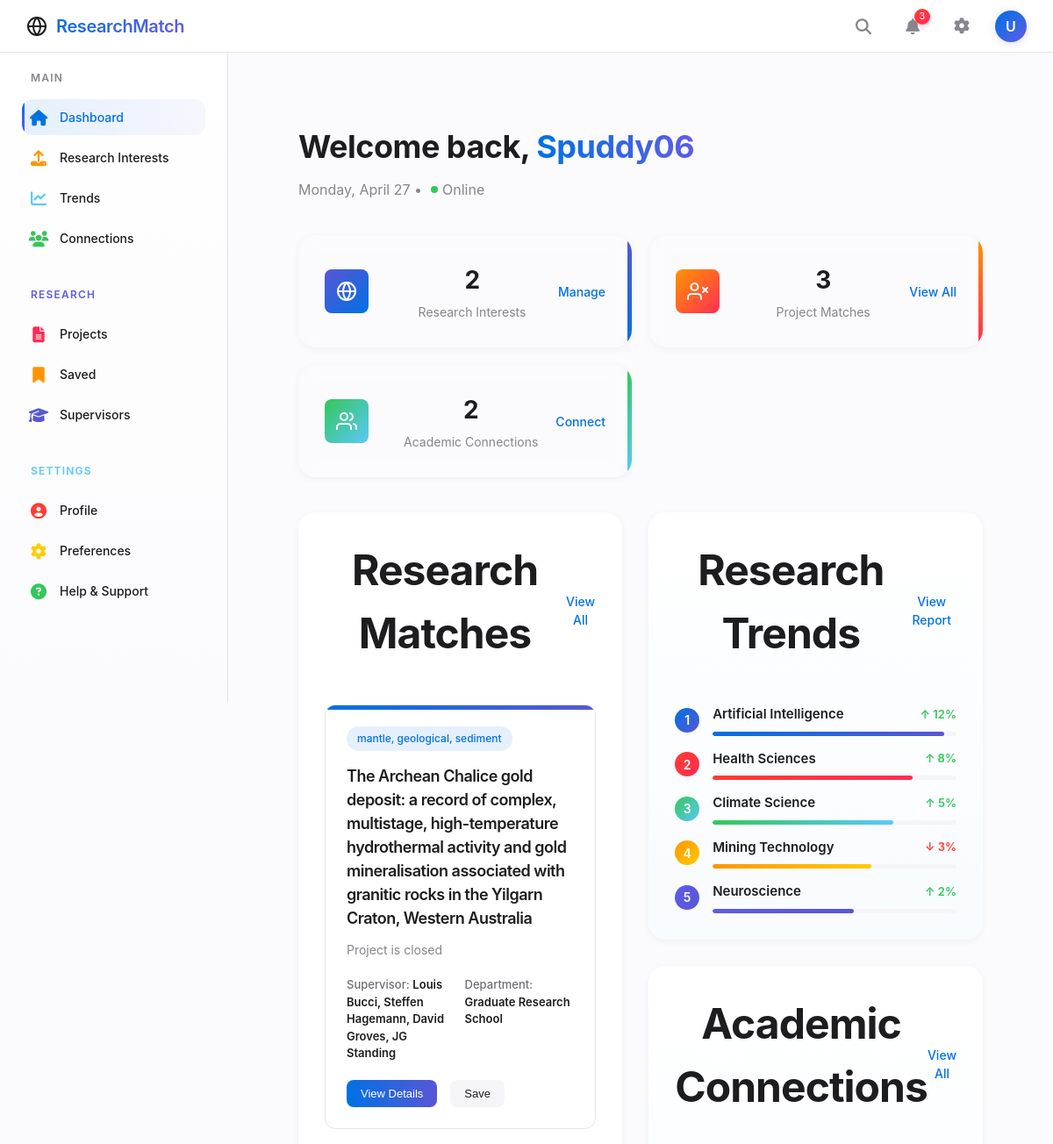
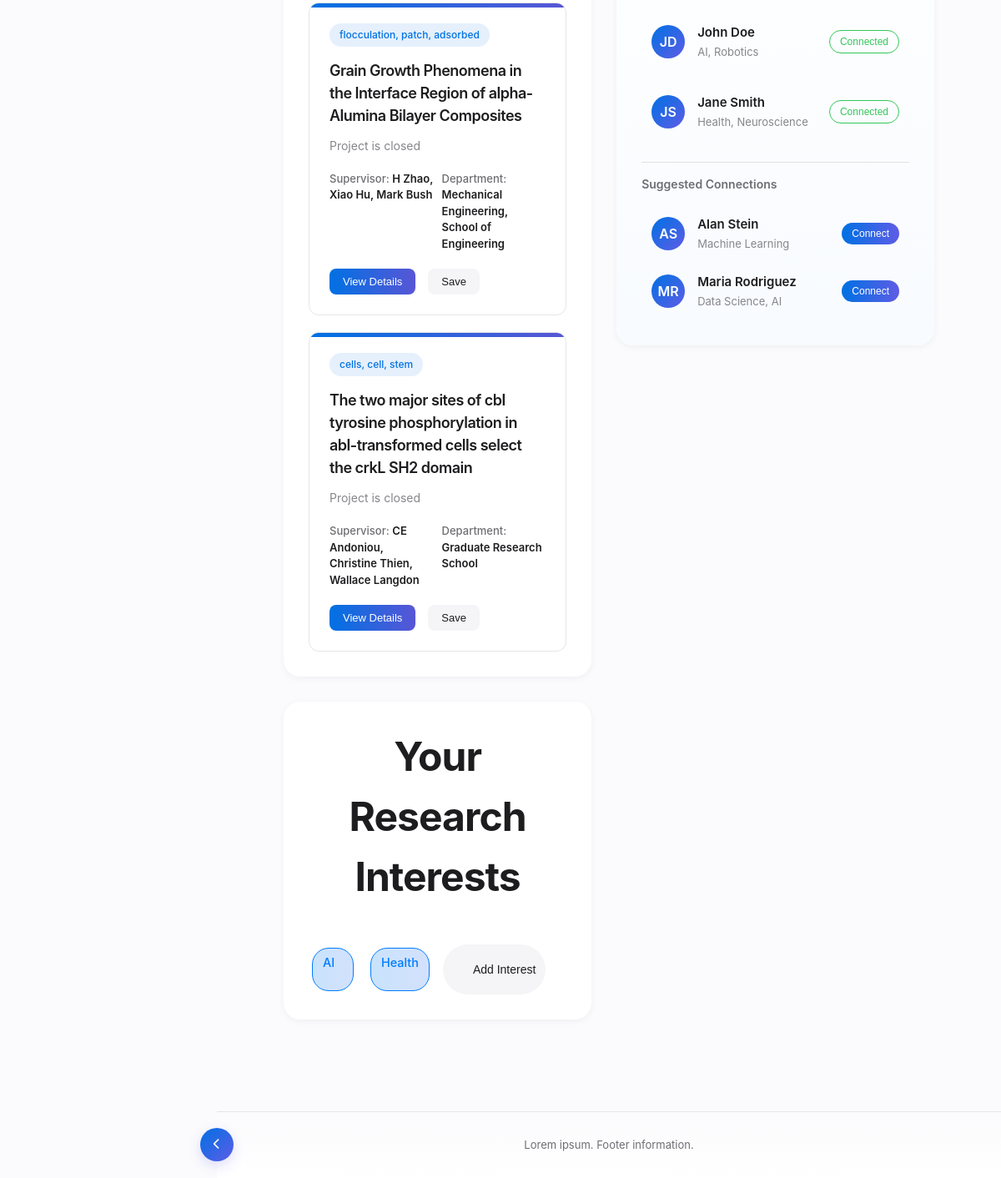
The page /dashboard (signed in) on the database its author committed (2 pictures, top to bottom).
### database/schema.py (models this page shows, shortened)
class User(db.Model):
    id = db.Column(db.Integer, primary_key=True)
    username = db.Column(db.String(100), nullable=False, unique=True)
    password_hash = db.Column(db.String(255), nullable=False)
    email = db.Column(db.String(100), nullable=False)
    research_area_id = db.Column(db.Integer, db.ForeignKey('research_area.id'))
    faculty = db.relationship('ResearchArea', backref='users')
    interests = db.relationship('Interest', secondary=user_interest, backref='users')
    saved_projects = db.relationship('Project', secondary=user_saved_projects, backref='saved_by_users')
    connections = db.relationship(
        'User',
        secondary=user_connections,
        primaryjoin=id == user_connections.c.user_id,
        secondaryjoin=id == user_connections.c.connection_id,
        back_populates='connections_reverse'
    )
    connections_reverse = db.relationship(
        'User',
        secondary=user_connections,
        primaryjoin=id == user_connections.c.connection_id,
        secondaryjoin=id == user_connections.c.user_id,
        back_populates='connections'
    )

class Interest(db.Model):
    id = db.Column(db.Integer, primary_key=True)
    interest_name = db.Column(db.String(100), nullable=False)

class Project(db.Model):
    id = db.Column(db.Integer, primary_key=True)
    title = db.Column(db.String(100), nullable=False)
    link = db.Column(db.String(100), nullable=False)
    is_open = db.Column(db.Boolean, nullable=False)
    summary = db.Column(db.Text, nullable=False)
    close_date = db.Column(db.Date, nullable=True)
    research_areas = db.relationship('ResearchArea', secondary=project_research_area, backref='projects')
    interests = db.relationship('Interest', secondary=project_interest, backref='projects')
    researchers = db.relationship('Researcher', secondary=project_researcher, backref='projects')

class Researcher(db.Model):
    id = db.Column(db.Integer, primary_key=True)
    first_name = db.Column(db.String(100), nullable=False)
    last_name = db.Column(db.String(100), nullable=False)
    email = db.Column(db.String(100), nullable=True)

class ResearchArea(db.Model):
    __tablename__ = "research_area"
    id = db.Column(db.Integer, primary_key=True)
    area = db.Column(db.String(100), nullable=False)

### app.py (the view)
@app.route('/dashboard')
@token_required
def dashboard():
    user = db.session.query(User).filter_by(id=session['user_id']).first()
    if user.interests:
        user_interests = user.interests  # This will give you the list of interests
    else:
        user_interests = None
    all_projects = db.session.query(Project).all() # DEVELOPEMENT----getting example projects for now
    project_matches = [all_projects[0],all_projects[1],all_projects[2]]
    connections = ["person1", "person2"]
    return render_template('dashboard.html',
                            username= session['username'],
                            user_interests= user_interests,
                            project_matches =project_matches,
                            connections = connections)

### templates/dashboard.html (shortened to what this page needs)
{% extends 'base.html' %}
{% block content %}
<div class="dashboard-container">
    <div class="dashboard-header">
        <div class="welcome-message">
            <div class="greeting-container">
                <h1>Welcome back, <span class="user-name">{{ username }}</span></h1>
                <p class="date-info">Monday, April 27 • <span class="status online">Online</span></p>
            </div>
        </div>
    </div>
    {% if not user_interests %}
    <div class="alert alert-info" role="alert" style="text-align: left; line-height: 2;">
        <h4 class="alert-heading">Hi there!</h4>
        <p>You’re logged in, but you don’t have any research interests yet.</p>
        <p><strong>Head over to the <a href="{{ url_for('upload') }}" class="btn btn-primary btn-lg" style="text-decoration: none; padding: 3px 20px; font-size: 16px;">Upload</a> page to add your interests and get started!</strong></p>
         <p>After adding your interests, come back to the dashboard to see your display, trends, statistics, or even connect with researchers!</p>
    </div>
    {% else %}
    <div class="stats-overview">
        <div class="stat-card research-card">
            <div class="stat-icon research-icon">
            </div>
            <div class="stat-content">
                <h3>{{ user_interests|length }}</h3>
                <p>Research Interests</p>
            </div>
            <div class="stat-action">
                <a href="/upload">Manage</a>
            </div>
        </div>
        <div class="stat-card matches-card">
            <div class="stat-icon matches-icon">
            </div>
            <div class="stat-content">
                <h3>{{ project_matches|length }}</h3>
                <p>Project Matches</p>
            </div>
            <div class="stat-action">
                <a href="#matches">View All</a>
            </div>
        </div>
        <div class="stat-card connections-card">
            <div class="stat-icon connections-icon">
            </div>
            <div class="stat-content">
                <h3>{{ connections|length }}</h3>
                <p>Academic Connections</p>
            </div>
            <div class="stat-action">
                <a href="/social">Connect</a>
            </div>
        </div>
    </div>
    <div class="dashboard-content">
        <div class="content-column main-column">
            <section class="dashboard-section" id="matches">
                <div class="section-header">
                    <h2>Research Matches</h2>
                    <a href="#" class="view-all">View All</a>
                </div>
                {% for project in project_matches %}
                <div class="matches-grid">
                    <div class="match-card ai-match">
                        <div class="match-header">
                            <div class="match-category">{% for interest in project.interests%}{{interest.interest_name}}{% if not loop.last %}, {% endif %}{% endfor %}</div>
                        </div>
                        <h3 class="match-title">{{project.title}}</h3>
                        <p class="match-description">{% if project.is_open %}{{project.summary}}{% else %} Project is closed {% endif %}</p>
                        <div class="match-meta">
                            <div class="supervisor">
                                <span class="meta-label">Supervisor:</span>
                                <span class="meta-value">{% for supervisor in project.researchers %}{{supervisor.first_name}} {{supervisor.last_name}}{% if not loop.last %}, {% endif %}{% endfor %}</span>
                            </div>
                            <div class="department">
                                <span class="meta-label">Department:</span>
                                <span class="meta-value">{% for research in project.research_areas%}{{research.area}}{% if not loop.last %}, {% endif %}{% endfor %}</span>
                            </div>
                        </div>
                        <div class="match-footer">
                            <button class="match-action primary">View Details</button>
                            <button class="match-action secondary">Save</button>
                        </div>
                    </div>
                    {% endfor %}
                </div>
            </section>
            <section class="dashboard-section">
                <div class="section-header">
                    <h2>Your Research Interests</h2>
                </div>
                <div class="interests-container">
                    {% for interest in user_interests%}
                    <div class="interest-tag ai-tag">
                        <span>{{interest.interest_name}}</span>
                        <button class="remove-interest" aria-label="Remove interest">
                            <svg width="16" height="16" viewBox="0 0 24 24" fill="none" stroke="currentColor" stroke-width="2" stroke-linecap="round" stroke-linejoin="round"></svg>
                        </button>
                    </div>
                    {% endfor %}
                    <button class="add-interest" onclick="window.location.href='{{ url_for('upload') }}'">
                        <svg width="16" height="16" ...>...</svg>
                        <span>Add Interest</span>
                    </button>
                </div>
            </section>
        </div>
        <div class="content-column side-column">
            <section class="dashboard-section trends-section">
                <div class="section-header">
                    <h2>Research Trends</h2>
                    <a href="/trends" class="view-all">View Report</a>
                </div>
                <div class="trends-container">
                    <div class="trend-item">
                        <div class="trend-rank ai-rank">1</div>
                        <div class="trend-info">
                            <div class="trend-details">
                                <h4>Artificial Intelligence</h4>
                                <span class="trend-change positive">↑ 12%</span>
                            </div>
                            <div class="trend-bar">
                                <div class="trend-progress ai-progress" style="width: 95%"></div>
                            </div>
                        </div>
                    </div>
                    <div class="trend-item">
                        <div class="trend-rank health-rank">2</div>
                        <div class="trend-info">
                            <div class="trend-details">
                                <h4>Health Sciences</h4>
                                <span class="trend-change positive">↑ 8%</span>
                            </div>
                            <div class="trend-bar">
                                <div class="trend-progress health-progress" style="width: 82%"></div>
                            </div>
                        </div>
                    </div>
                    <div class="trend-item">
                        <div class="trend-rank climate-rank">3</div>
                        <div class="trend-info">
                            <div class="trend-details">
                                <h4>Climate Science</h4>
                                <span class="trend-change positive">↑ 5%</span>
                            </div>
                            <div class="trend-bar">
                                <div class="trend-progress climate-progress" style="width: 74%"></div>
                            </div>
                        </div>
                    </div>
                    <div class="trend-item">
                        <div class="trend-rank mining-rank">4</div>
                        <div class="trend-info">
                            <div class="trend-details">
                                <h4>Mining Technology</h4>
                                <span class="trend-change negative">↓ 3%</span>
                            </div>
                            <div class="trend-bar">
                                <div class="trend-progress mining-progress" style="width: 65%"></div>
                            </div>
                        </div>
                    </div>
                    <div class="trend-item">
                        <div class="trend-rank neuro-rank">5</div>
                        <div class="trend-info">
                            <div class="trend-details">
                                <h4>Neuroscience</h4>
                                <span class="trend-change positive">↑ 2%</span>
                            </div>
                            <div class="trend-bar">
                                <div class="trend-progress neuro-progress" style="width: 58%"></div>
                            </div>
                        </div>
                    </div>
                </div>
            </section>
            <section class="dashboard-section connections-section">
                <div class="section-header">
                    <h2>Academic Connections</h2>
                    <a href="/social" class="view-all">View All</a>
                </div>
                <div class="connections-container">
                    <div class="connection-card">
                        <div class="connection-avatar">JD</div>
                        <div class="connection-info">
                            <h4>John Doe</h4>
                            <p>AI, Robotics</p>
                        </div>
                        <button class="connect-button connected">Connected</button>
                    </div>
                    <div class="connection-card">
                        <div class="connection-avatar">JS</div>
                        <div class="connection-info">
                            <h4>Jane Smith</h4>
                            <p>Health, Neuroscience</p>
                        </div>
                        <button class="connect-button connected">Connected</button>
                    </div>
                    <div class="suggested-connections">
                        <h5>Suggested Connections</h5>
                        <div class="connection-card suggested">
                            <div class="connection-avatar">AS</div>
                            <div class="connection-info">
                                <h4>Alan Stein</h4>
                                <p>Machine Learning</p>
                            </div>
                            <button class="connect-button primary">Connect</button>
                        </div>
                        <div class="connection-card suggested">
                            <div class="connection-avatar">MR</div>
                            <div class="connection-info">
                                <h4>Maria Rodriguez</h4>
                                <p>Data Science, AI</p>
                            </div>
                            <button class="connect-button primary">Connect</button>
                        </div>
                    </div>
                </div>
            </section>
        </div>
    </div>
    {% endif %}
</div>
{% endblock %}

### rows shown on the page
User: username "Spuddy06"
Project: title "The Archean Chalice gold deposit: a record of complex, multistage, high-temperature hydrothermal activity and gold mineralisation associated with granitic rocks in the Yilgarn Craton, Western Australia", is_open "Project is closed"
Interest: interest_name "mantle"
Interest: interest_name "geological"
Interest: interest_name "sediment"
Researcher: first_name "Louis", last_name "Bucci"
Researcher: first_name "Steffen", last_name "Hagemann"
Researcher: first_name "David", last_name "Groves"
Researcher: first_name "JG", last_name "Standing"
ResearchArea: area "Graduate Research School"
Project: title "Grain Growth Phenomena in the Interface Region of alpha-Alumina Bilayer Composites", is_open "Project is closed"
Interest: interest_name "flocculation"
Interest: interest_name "patch"
Interest: interest_name "adsorbed"
Researcher: first_name "H", last_name "Zhao"
Researcher: first_name "Xiao", last_name "Hu"
Researcher: first_name "Mark", last_name "Bush"
ResearchArea: area "Mechanical Engineering"
ResearchArea: area "School of Engineering"
Project: title "The two major sites of cbl tyrosine phosphorylation in abl-transformed cells select the crkL SH2 domain", is_open "Project is closed"
Interest: interest_name "cells"
Interest: interest_name "cell"
Interest: interest_name "stem"
Researcher: first_name "CE", last_name "Andoniou"
Researcher: first_name "Christine", last_name "Thien"
Researcher: first_name "Wallace", last_name "Langdon"
Interest: interest_name "AI"
Interest: interest_name "Health"

### other values the page prints
{{ user_name[0].upper() if user_name else 'U' }} "U"
{{ user_interests|length }} "2"
{{ project_matches|length }} "3"
{{ connections|length }} "2"
